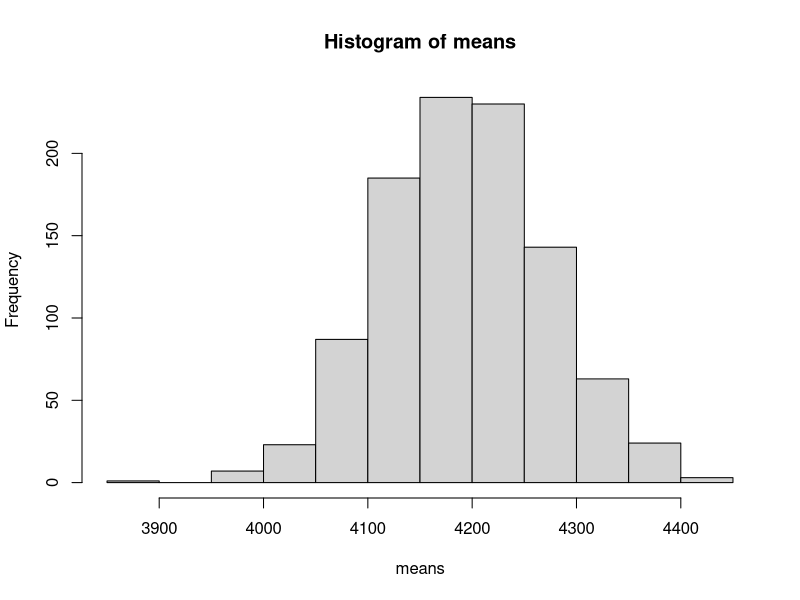
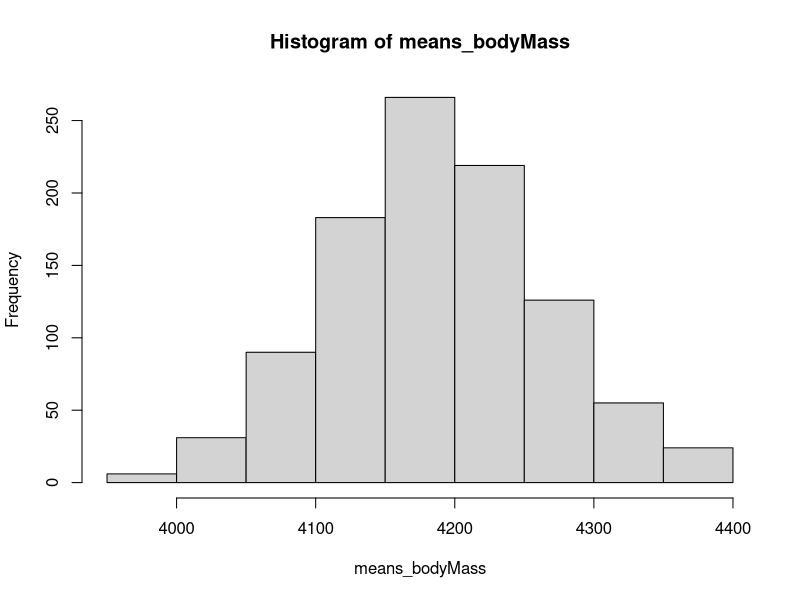
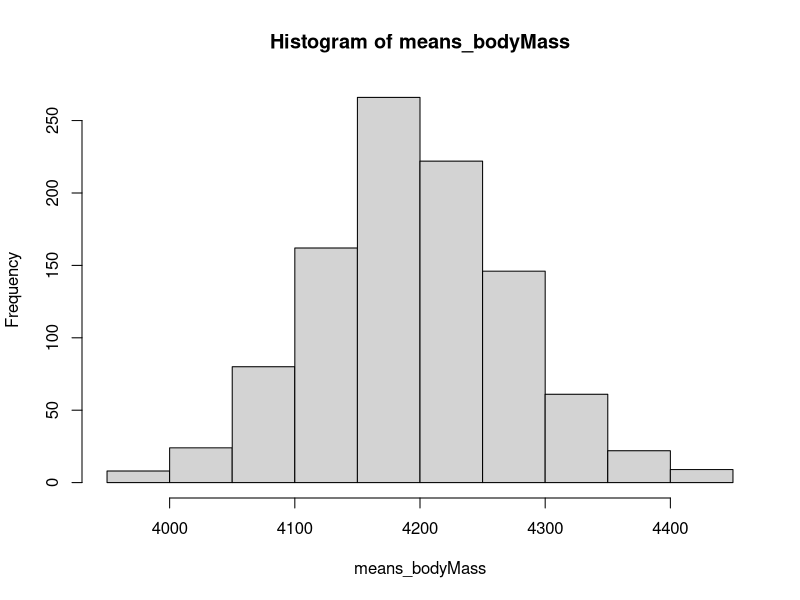
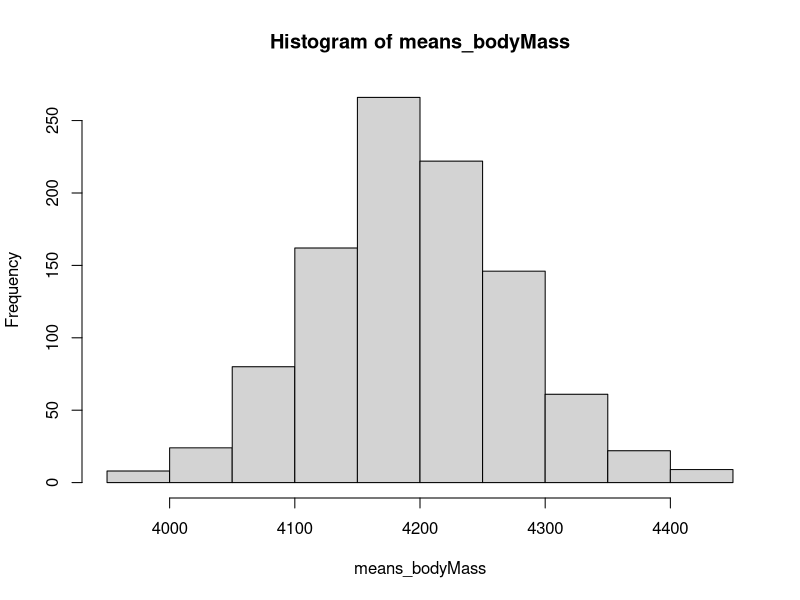
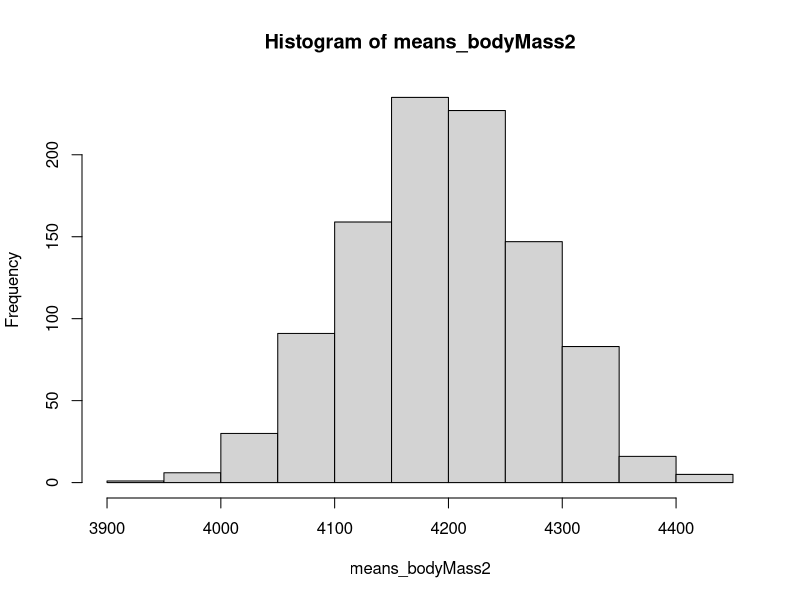
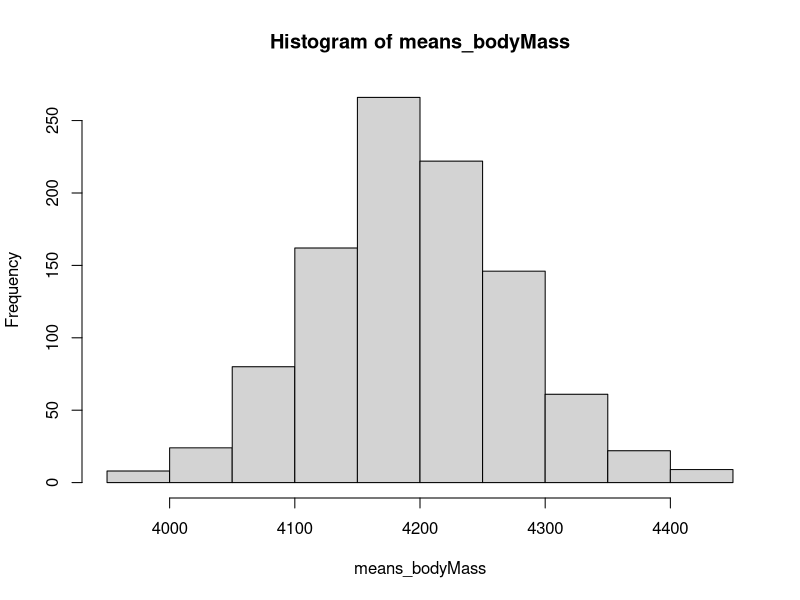
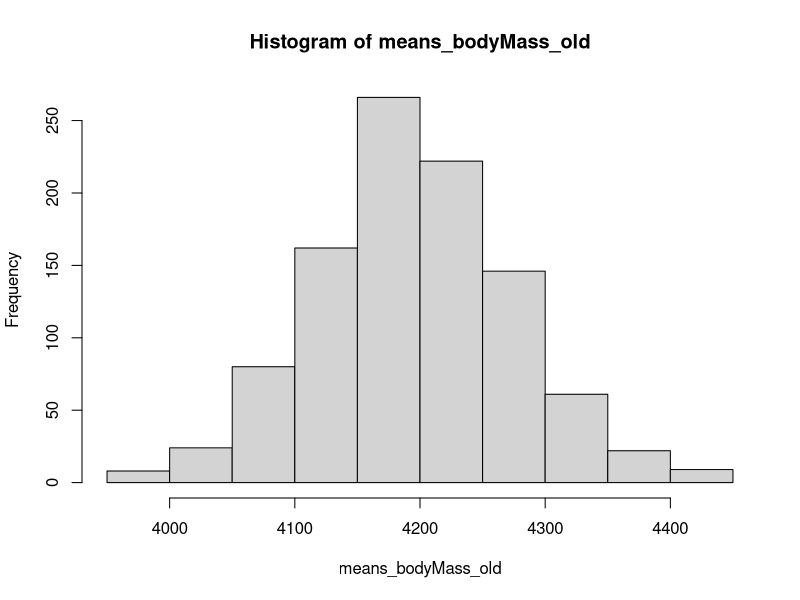
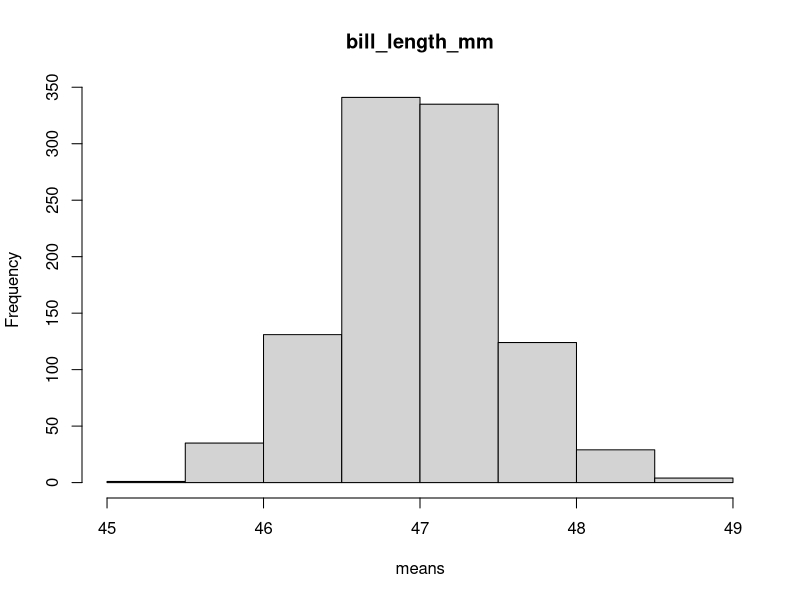

Reproduce these figures in R, in order.
# Week 10 - Functions
# Elena & Willa
# 11/2/21

#### Load libraries and set options ####
library(tidyverse)
# options(stringsAsFactors = FALSE)



#### Let's make some functions! ####

# Let's use bootstrapping to estimate how much the mean body mass varies between
# samples of penguins (standard error of the mean - SEM)

# Load data
penguins <- read.csv("../data/penguins_clean.csv") # (Note: only 2008 sample)


# Here is what we did before:

# Sample our sample size (101) 1000 times!

# Vector to keep track of the sample means
means <- c()
for(i in 1:1000) {
  # 1) Create a resampled data set, sample WITH REPLACEMENT
  p.resampled <- penguins %>%
    sample_n(nrow(penguins), replace = T)
  
  # 2) Calculate the mean of body mass and save it
  means[i] <- mean(p.resampled$body_mass_g)
  
}

# Plot our means
hist(means)
sd(means)



# How could we make these steps more "flexible"?

# Some answers from class:
# - Set parameters for sample size and for # of samples
# - Set if we want to sample with replacement or not!


# We are going to do the first one!



# Let's make our sample size and num_samples more flexible!
sample_size <- nrow(penguins)
num_samples <- 1000

# Vector to keep track of the sample means
means <- c()
for(i in 1:num_samples) {
  # 1) Take a sample WITH REPLACEMENT nrows(penguin) times
  p.resampled <- penguins %>%
    sample_n(sample_size, replace = TRUE)

  # 2) Calculate the mean body_weight_g of the sample (and save it!)
  means[i] <- mean(p.resampled$body_mass_g)
}



# Now, let's take this one step even further in making this flexible by making
# it into a function!

bootstrap_bodyMass <- function(sample_size, num_samples) {
  # Vector to keep track of the sample means
  means <- c()
  for(i in 1:num_samples) {
    # 1) Take a sample WITH REPLACEMENT nrows(penguin) times
    p.resampled <- penguins %>%
      sample_n(sample_size, replace = TRUE)
    
    # 2) Calculate the mean body_weight_g of the sample (and save it!)
    means[i] <- mean(p.resampled$body_mass_g)
  }
  
  return(means)
}

means_bodyMass <- bootstrap_bodyMass(sample_size = nrow(penguins), 
                                     num_samples = 1000)
hist(means_bodyMass)



# Let's add some additional functionality to our function.
# Let's make it so we can set a seed that we want it to use so that we (and
# others) can replicate our results.
bootstrap_bodyMass <- function(sample_size, num_samples, seed) {
  set.seed(seed)
  # Vector to keep track of the sample means
  means <- c()
  for(i in 1:num_samples) {
    # 1) Take a sample WITH REPLACEMENT nrows(penguin) times
    p.resampled <- penguins %>%
      sample_n(sample_size, replace = TRUE)
    
    # 2) Calculate the mean body_weight_g of the sample (and save it!)
    means[i] <- mean(p.resampled$body_mass_g)
  }
  
  return(means)
}

means_bodyMass <- bootstrap_bodyMass(sample_size = nrow(penguins), 
                                     num_samples = 1000,
                                     seed = 1234)
hist(means_bodyMass)

# But what if I don't always want to pass it a seed? Right now, if I don't pass
# it a seed, the entire function doesn't work! We've added flexibility, but
# we've also removed some at the same time...

# To solve this problem, we can set a default value for an argument! This allows
# us to make an argument optional, and only if we pass something as an argument
# in the function will it override the default.

# Let's make the default value NA because if we don't specifically set a seed,
# we don't want there to be one, and we will just let R use the default seed. We
# will also need to make some changes to the body of our function to fully
# incorporate the change.

bootstrap_bodyMass <- function(sample_size, num_samples, seed = NA) {
  # If a value is given for seed, set a seed
  # Otherwise, don't set a seed
  if(!is.na(seed)) {
    set.seed(seed)
  }
  
  # Vector to keep track of the sample means
  means <- c()
  for(i in 1:num_samples) {
    # 1) Take a sample WITH REPLACEMENT nrows(penguin) times
    p.resampled <- penguins %>%
      sample_n(sample_size, replace = TRUE)
    
    # 2) Calculate the mean body_weight_g of the sample (and save it!)
    means[i] <- mean(p.resampled$body_mass_g)
  }
  
  return(means)
}

# Check that it still works when I pass it a seed
means_bodyMass <- bootstrap_bodyMass(sample_size = nrow(penguins), 
                                     num_samples = 1000,
                                     seed = 1234)
hist(means_bodyMass)


# Now check that it works when I don't pass a seed
means_bodyMass2 <- bootstrap_bodyMass(sample_size = nrow(penguins), 
                                     num_samples = 1000)
hist(means_bodyMass2)




# What other parts of this function would we want to make more flexible?

# Some answers from class:
# - Change what function it is calculating --> Not mean anymore!
# - Calculate SEM for a different variable
# - Use on a different data set, too!

# We will do the second and third idea!


# Maybe I don't only want to find the bootstrapped error of body_mass_g. Perhaps
# I want the flexibility to find the bootstrapped SEM for any of the variables I
# have!

bootstrap_penguins <- function(variable, sample_size, num_samples, seed = NA) {
  # If a value is given for seed, set a seed
  # Otherwise, don't set a seed
  if(!is.na(seed)) {
    set.seed(seed)
  }
  
  # Vector to keep track of the sample means
  means <- c()
  for(i in 1:num_samples) {
    # 1) Take a sample WITH REPLACEMENT nrows(penguin) times
    p.resampled <- penguins %>%
      sample_n(sample_size, replace = TRUE)
    
    # 2) Calculate the mean body_weight_g of the sample (and save it!)
    means[i] <- mean(p.resampled[, variable])
  }
  
  return(means)
}

means_bodyMass <- bootstrap_penguins(variable = "body_mass_g",
                                     sample_size = nrow(penguins), 
                                     num_samples = 1000,
                                     seed = 1234)

# ^^ should give us the same as what we got before with the _bodyMass function!

means_bodyMass_old <- bootstrap_bodyMass(sample_size = nrow(penguins), 
                                         num_samples = 1000,
                                         seed = 1234)

hist(means_bodyMass)
hist(means_bodyMass_old)

# It does!


# Let's try it with another variable
means <- bootstrap_penguins("bill_length_mm", 100, 1000, 1234)
hist(means, main = "bill_length_mm")

# Does this make sense? Let's check the original data:
mean(penguins$bill_length_mm)
mean(means)

sd(penguins$bill_length_mm) / sqrt(nrow(penguins)) # (formula for SEM)
sd(means)
# ^^ Looks good!



# What if we wanted to calculate SEM with a different data set?
# Load more data
baby <- read.csv("../data/brainwavebabydata.csv")
happiness <- read.csv("../data/world-happiness_2020.csv")



bootstrap_SEM <- function(data, variable, sample_size, num_samples, seed = NA) {
  # If a value is given for seed, set a seed
  # Otherwise, don't set a seed
  if(!is.na(seed)) {
    set.seed(seed)
  }
  
  # Vector to keep track of the sample means
  means <- c()
  for(i in 1:num_samples) {
    # 1) Take a sample WITH REPLACEMENT nrows(penguin) times
    df.resampled <- data %>%
      sample_n(sample_size, replace = TRUE)
    
    # 2) Calculate the mean body_weight_g of the sample (and save it!)
    means[i] <- mean(df.resampled[, variable])
  }
  
  return(means)
}

means_bodyMass <- bootstrap_SEM(penguins, variable = "body_mass_g",
                                sample_size = nrow(penguins), 
                                num_samples = 1000,
                                seed = 1234)

# ^^ should give us the same as what we got before with the _penguins function!

means_bodyMass_old <- bootstrap_penguins(variable = "body_mass_g",
                                         sample_size = nrow(penguins), 
                                         num_samples = 1000,
                                         seed = 1234)

hist(means_bodyMass)
hist(means_bodyMass_old)
# It does!


# Now, try it with another data set and variable. Then we will do some together.



# Examples of what someone could have done:

means_r2 <- bootstrap_SEM(baby, "r2", 20, 1000, 456)
hist(means_r2)

means_ladder <- bootstrap_SEM(happiness, "Ladder_score", nrow(happiness), 10000, 1234)
hist(means_ladder)

# If I were writing this function for my work, I would TEST TEST TEST! We would
# need to make sure that everything is working properly!


# Now that we have a working function, next thing is to DOCUMENT it so that we can easily share it with others!
# The most important things to document about a function are 3-fold:
# 1) What it does
# 2) What its arguments are (both the type and what it is/what purpose it serves)
# 3) What it returns

# Let's do this documentation for our bootstrap_SEM function


bootstrap_SEM <- function(data, variable, sample_size, num_samples, seed = NA) {
  # Estimates the standard error of the mean of a variable through bootstrapping
  # by iteratively sampling the given data frame with replacement.
  
  # Arguments:
  # data - a data frame that will be resampled
  
  # variable - a string with the name of the variable (i.e., column) for which
  # we want to estimate the standard error of the mean
  
  # sample_size - a number indicating the number of rows we want to resample
  # from our original data in each iteration. For bootstrapping, this number is
  # usually the number of rows in the original data (i.e., nrow(data))
  
  # num_samples - a number indicating the number of times that the original data
  # will be resampled (i.e., the number of iterations of the for loop)
  
  # seed - an optional argument indicating the number to be used as the seed for
  # resampling. If not specified, defaults to NA and R will set a seed according
  # to its default procedure
  
  # Returns a vector of the sample means
  
  
  # If a value is given for seed, set a seed
  # Otherwise, don't set a seed
  if(!is.na(seed)) {
    set.seed(seed)
  }
  
  # Vector to keep track of the sample means
  means <- c()
  for(i in 1:num_samples) {
    # 1) Take a sample WITH REPLACEMENT nrows(penguin) times
    df.resampled <- data %>%
      sample_n(sample_size, replace = TRUE)
    
    # 2) Calculate the mean body_weight_g of the sample (and save it!)
    means[i] <- mean(df.resampled[, variable])
  }
  
  return(means)
}


#### Good resources about functions ####
# Basic intro to functions:
# https://swcarpentry.github.io/r-novice-inflammation/02-func-R/

# Intro to roxygen2 for more formally documenting functions that you make:
# https://combine-australia.github.io/r-pkg-dev/documenting-functions.html


